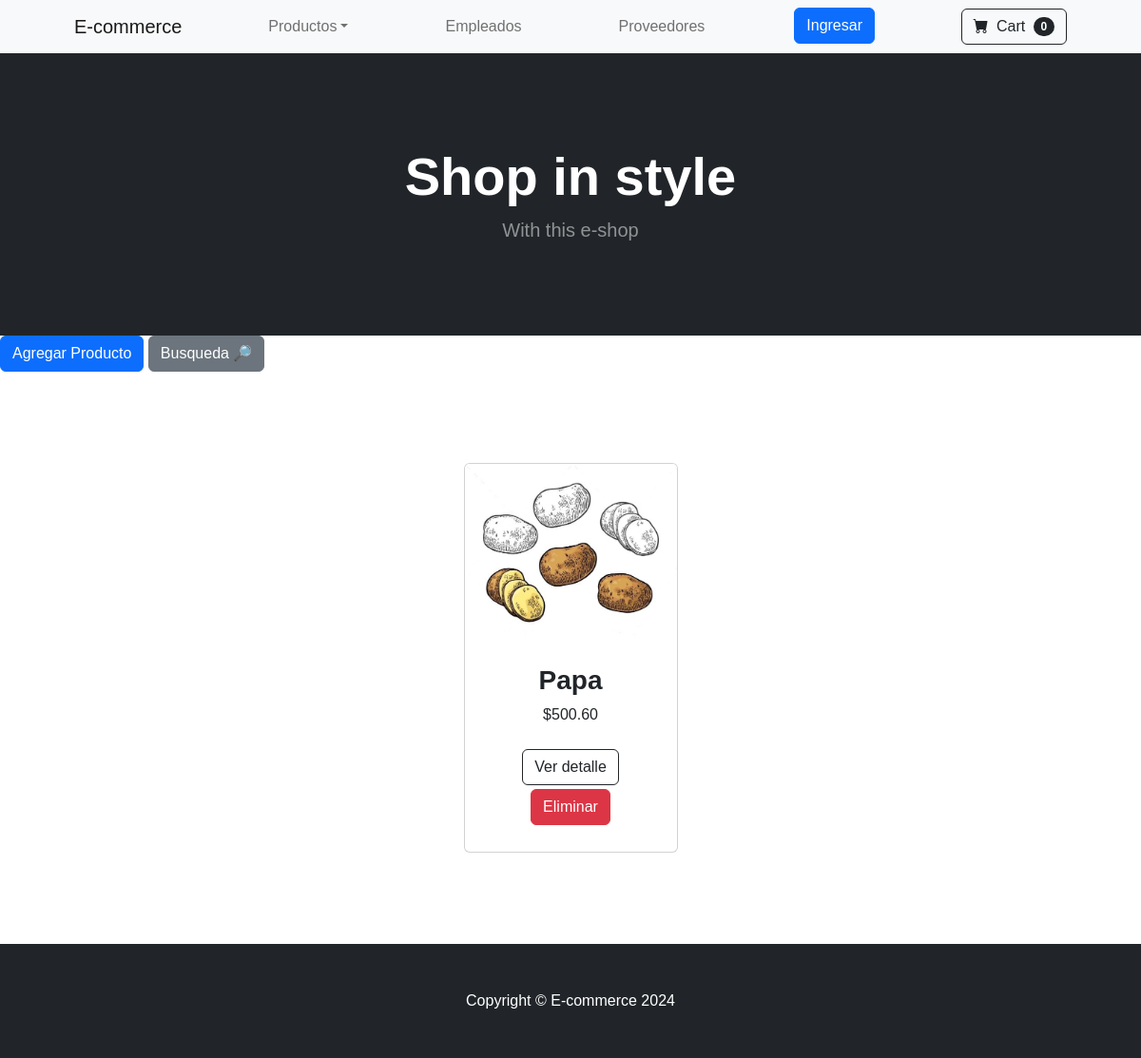
The app's page /ecommerce/products/, older data.
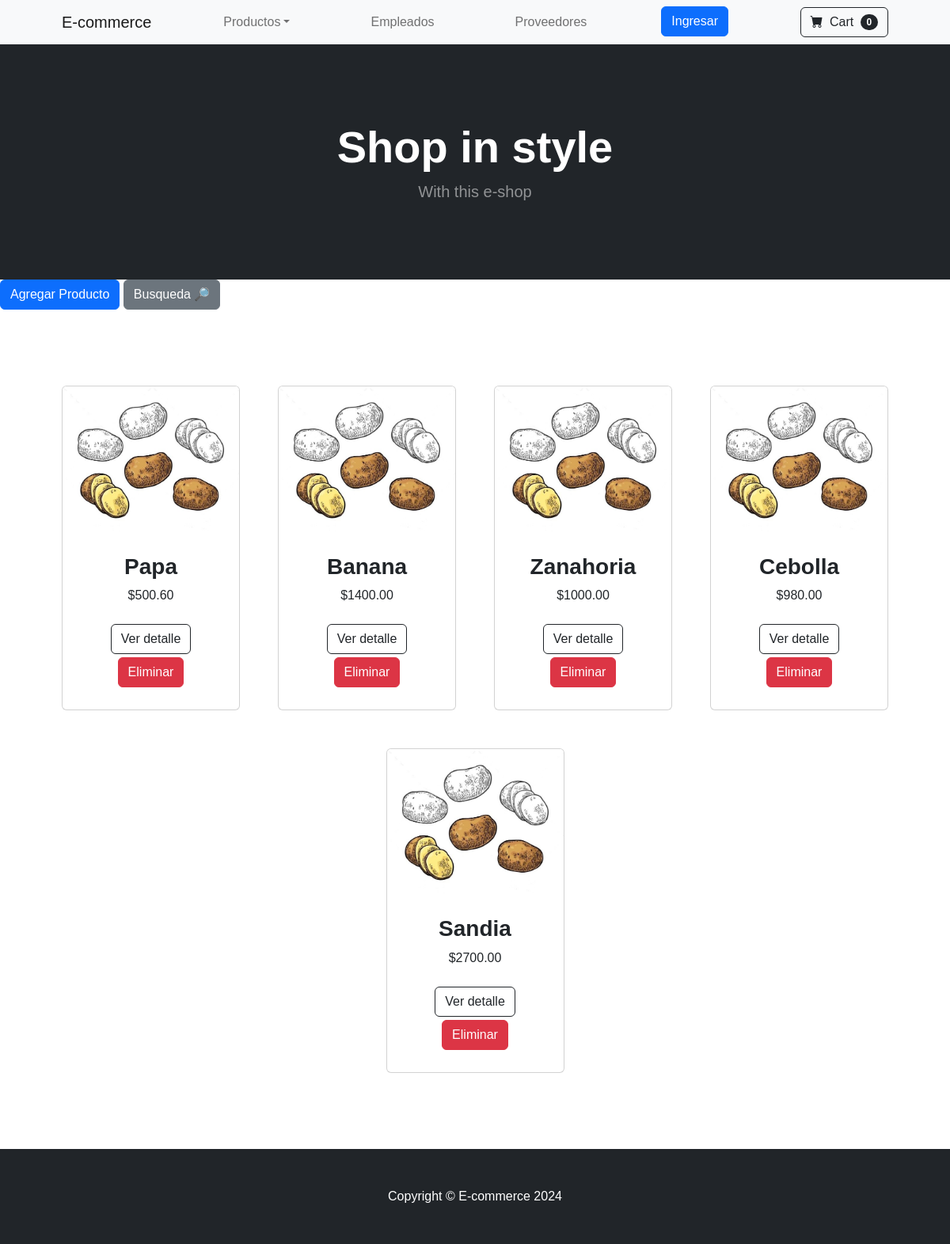
The same page, newer data.
### ecommerce/models.py (models this page shows, shortened)
class Product(models.Model):
    title = models.CharField(max_length=40)
    description = models.CharField(max_length=255)
    category = models.CharField(max_length=50)
    price = models.DecimalField(max_digits=9, decimal_places=2)
    stock = models.IntegerField()

### ecommerce/views.py (the view)
# urls.py: path('products/', show_products, name='products'),
def show_products(req):
    products = Product.objects.all()
    return render(req, 'products.html', {'products': products})

### ecommerce/templates/products.html (shortened to what this page needs)
<!DOCTYPE html>
<html lang="en">
<head>
    {% load static %}
    <link href="https://cdn.jsdelivr.net/npm/bootstrap-icons@1.5.0/font/bootstrap-icons.css" rel="stylesheet" />
    <link href="{% static '/css/styles.css' %}" rel="stylesheet" />
</head>
<body>
    {% include 'navbar.html' %}
    {% include 'header.html' %}
    {% block dinamicContent %}
            <a class="btn btn-primary" href="{% url 'createProduct' %}">Agregar Producto</a>
        <a class="btn btn-secondary" href="{% url 'searchProduct' %}">Busqueda 🔎</a>
        <section class="py-5">
            <div class=" container px-4 px-lg-5 mt-5">
                <div class="row gx-4 gx-lg-5 row-cols-2 row-cols-md-3 row-cols-xl-4 d-flex justify-content-around justify-content-center">
                    {% for prod in products %}
                        <div class="col mb-5">
                            <div class="card h-100">
                                <img class="card-img-top" src="{% static 'imgs/potato.jpg' %}" alt={{prod.title}} />
                                <div class="card-body p-4 text-center">
                                    <h3 class="fw-bolder">{{prod.title}}</h3>
                                    ${{prod.price}}
                                </div>
                                <div class="card-footer p-4 pt-0 border-top-0 bg-transparent">
                                    <div class="text-center"><a class="btn btn-outline-dark mt-auto mb-1" href="{% url 'detailedProduct' prod.id %}">Ver detalle</a></div>
                                    <form action="{% url 'deleteProduct' prod.id %}" method="post" class="text-center">{% csrf_token %}
                                        <button class="btn btn-del btn-danger mt-auto mb-1" id={{prod.id}} type="submit">Eliminar</button>
                                    </form>
                                </div>
                            </div>
                        </div>
                    {% endfor %}
                </div>
            </div>
        </section>
    {% endblock dinamicContent %}
    {% include 'footer.html' %}
</body>
</html>

Row changes from the older to the newer data that the page shows:
added Product: title "Banana", price "1400.00"
added Product: title "Zanahoria", price "1000.00"
added Product: title "Cebolla", price "980.00"
added Product: title "Sandia", price "2700.00"
